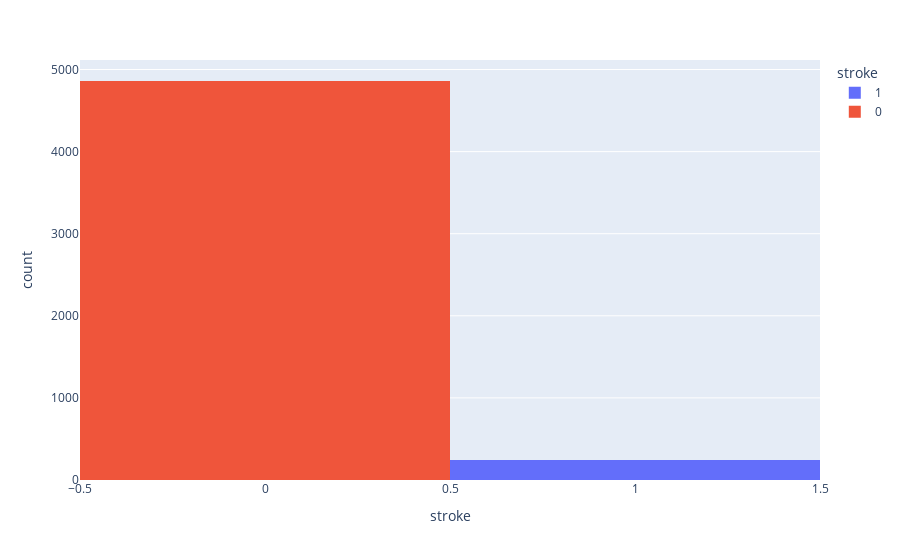

Notebook cell for this chart:
### Code cell
#check for imbalance

fig = px.histogram(df, x = "stroke", color = "stroke")
fig.show()

### Figure 1 — Plotly figure (JSON) as saved in the notebook; plotly's stock layout.template omitted (floating-point values rounded to 4 significant figures; data arrays with more than 128 entries replaced by an {"elided": "..."} marker saying what was removed)
{"data": [{"alignmentgroup": "True", "bingroup": "x", "hovertemplate": "stroke=%{x}<br>count=%{y}<extra></extra>", "legendgroup": "1", "marker": {"color": "#636efa", "pattern": {"shape": ""}}, "name": "1", "offsetgroup": "1", "orientation": "v", "showlegend": true, "type": "histogram", "x": {"elided": "249 int values"}, "xaxis": "x", "yaxis": "y"}, {"alignmentgroup": "True", "bingroup": "x", "hovertemplate": "stroke=%{x}<br>count=%{y}<extra></extra>", "legendgroup": "0", "marker": {"color": "#EF553B", "pattern": {"shape": ""}}, "name": "0", "offsetgroup": "0", "orientation": "v", "showlegend": true, "type": "histogram", "x": {"elided": "4860 int values"}, "xaxis": "x", "yaxis": "y"}], "layout": {"barmode": "relative", "legend": {"title": {"text": "stroke"}, "tracegroupgap": 0}, "margin": {"t": 60}, "xaxis": {"anchor": "y", "categoryarray": [1, 0], "categoryorder": "array", "domain": [0, 1], "title": {"text": "stroke"}}, "yaxis": {"anchor": "x", "domain": [0, 1], "title": {"text": "count"}}}}
